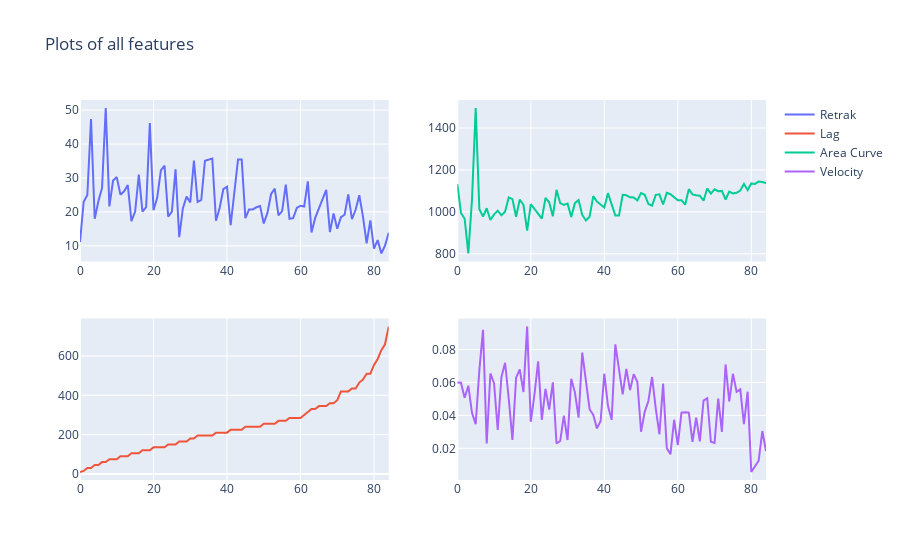

The code cell stored with this chart in its notebook:
### Code cell
fig = make_subplots(rows=2, cols=2)

fig.add_trace(
    go.Scatter(
        x=df0.index,
        y=df0["Retrak"],
        name = 'Retrak'),
    row=1, col=1
)

fig.add_trace(
    go.Scatter(
        x=df0.index,
        y=df0["Lag"],
        name = 'Lag'),
    row=2, col=1
)


fig.add_trace(
    go.Scatter(
        x=df0.index,
        y=df0["AreaCurve"],
        name = 'Area Curve'),
    row=1, col=2
)

fig.add_trace(
    go.Scatter(
        x=df0.index,
        y=df0["Velocity"],
        name = 'Velocity'),
    row=2, col=2
)

fig.update_layout(title_text="Plots of all features")
fig.show()
